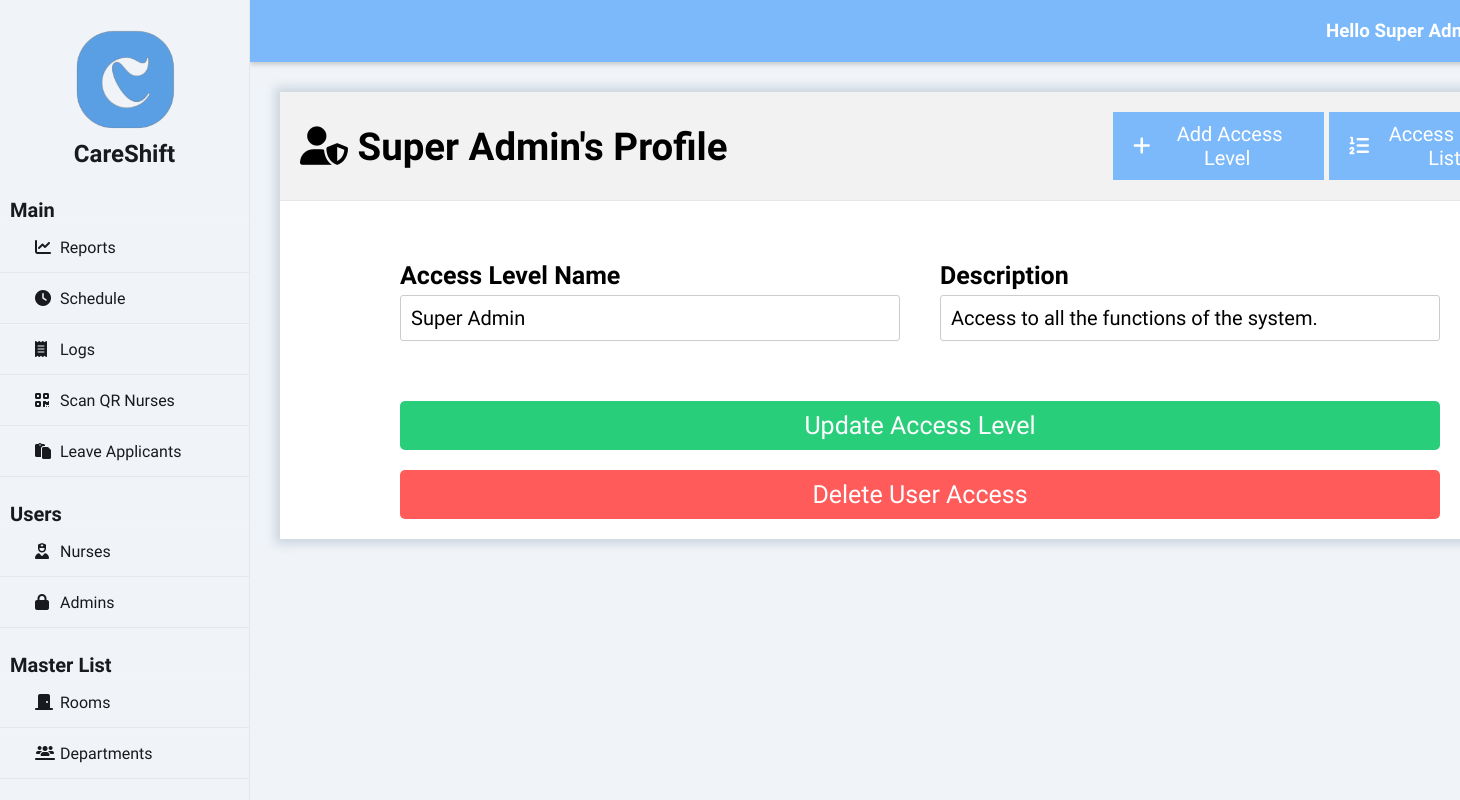
The app's page /index.php?page=useraccess&subpage=profile&id=1 (signed in) with its own data.
### tables this page shows
CREATE TABLE `useraccess` (
  `useraccess_id` int(50) NOT NULL auto_increment,
  `useraccess_name` varchar(50) NOT NULL,
  `useraccess_desc` varchar(255) NOT NULL,
  PRIMARY KEY  (`useraccess_id`)
);

### class/class.admin.php (called while the page is built, shortened)
<?php
class Admin{
	private $DB_SERVER='localhost';
	private $DB_USERNAME='root';
	private $DB_PASSWORD='';
	private $DB_DATABASE='db_careshift';
	private $conn;
	public function __construct(){
		$this->conn = new PDO("mysql:host=".$this->DB_SERVER.";dbname=".$this->DB_DATABASE,$this->DB_USERNAME,$this->DB_PASSWORD);
	}
	function get_id_by_username($username){
		$sql="SELECT adm_id FROM admin WHERE adm_username = :username";
		$q = $this->conn->prepare($sql);
		$q->execute(['username' => $username]);
		$id = $q->fetchColumn();
		return $id;
	}
	function get_fname($id){
		$sql="SELECT adm_fname FROM admin WHERE adm_id = :id";
		$q = $this->conn->prepare($sql);
		$q->execute(['id' => $id]);
		$fname = $q->fetchColumn();
		return $fname;
	}
	function get_lname($id){
		$sql="SELECT adm_lname FROM admin WHERE adm_id = :id";
		$q = $this->conn->prepare($sql);
		$q->execute(['id' => $id]);
		$lname = $q->fetchColumn();
		return $lname;
	}
	function get_access_id($id){
		$sql="SELECT useraccess_id FROM admin WHERE adm_id = :id";
		$q = $this->conn->prepare($sql);
		$q->execute(['id' => $id]);
		$useraccess_id = $q->fetchColumn();
		return $useraccess_id;
	}
}
?>

### class/class.useraccess.php (called while the page is built, shortened)
<?php
class UserAccess{
	private $DB_SERVER='localhost';
	private $DB_USERNAME='root';
	private $DB_PASSWORD='';
	private $DB_DATABASE='db_careshift';
	private $conn;
	public function __construct(){
		$this->conn = new PDO("mysql:host=".$this->DB_SERVER.";dbname=".$this->DB_DATABASE,$this->DB_USERNAME,$this->DB_PASSWORD);
	}
	function get_useraccess_name($id){
		$sql="SELECT useraccess_name FROM useraccess WHERE useraccess_id = :id";
		$q = $this->conn->prepare($sql);
		$q->execute(['id' => $id]);
		$useraccess_name = $q->fetchColumn();
		return $useraccess_name;
	}
	function get_useraccess_desc($id){
		$sql="SELECT useraccess_desc FROM useraccess WHERE useraccess_id = :id";
		$q = $this->conn->prepare($sql);
		$q->execute(['id' => $id]);
		$useraccess_desc = $q->fetchColumn();
		return $useraccess_desc;
	}
}
?>

### index.php (the view, shortened to what this page needs)
<?php
include_once 'class/class.admin.php';
include_once 'class/class.useraccess.php';
$page = (isset($_GET['page']) && $_GET['page'] != '') ? $_GET['page'] : 'reports';
$admin = new Admin();
$useraccess = new UserAccess();
$admin_id = $admin->get_id_by_username($_SESSION['adm_username']);
$useraccess_id = $admin->get_access_id($admin_id);
?>
<!DOCTYPE html>
<html>
<head>
    <link rel="stylesheet" href="css/styles.css">
    <link rel="stylesheet" href="https://cdnjs.cloudflare.com/ajax/libs/fullcalendar/3.4.0/fullcalendar.css" />
</head>
<body>
    <div class="wrapper">
        <div class="sidebar">
            <img src="img/logo.png" alt="Logo Image" class="logo_image">
            <h2>CareShift</h2>
            <ul>
                <h3>Main</h3>
                <li><a href="index.php?page=reports" class="<?= $page == 'reports' ? 'active' : '' ?>"><i class="fas fa-solid fa-chart-line"></i>Reports</a></li>
                <li><a href="index.php?page=schedule" class="<?= $page == 'schedule' ? 'active' : '' ?>"><i class="fas fa-solid fa-clock"></i>Schedule</a></li>
                <?php if ($useraccess_id != 2 && $useraccess_id != 3): ?>
                <li><a href="index.php?page=logs" class="<?= $page == 'logs' ? 'active' : '' ?>"><i class="fas fa-solid fa-receipt"></i>Logs</a></li>
                <?php endif; ?>
                <li><a href="index.php?page=scan" class="<?= $page == 'scan' ? 'active' : '' ?>"><i class="fas fa-solid fa-qrcode"></i>Scan QR Nurses</a></li>
                <li><a href="index.php?page=leave" class="<?= $page == 'leave' ? 'active' : '' ?>"><i class="fas fa-regular fa-paste"></i>Leave Applicants</a></li>
                <h3>Users</h3>
                <li><a href="index.php?page=nurses" class="<?= $page == 'nurses' ? 'active' : '' ?>"><i class="fas fa-solid fa-user-nurse"></i>Nurses</a></li>
                <?php if ($useraccess_id != 2 && $useraccess_id != 3): ?>
                <li><a href="index.php?page=admins" class="<?= $page == 'admins' ? 'active' : '' ?>"><i class="fas fa-lock" aria-hidden="true"></i></i>Admins</a></li>
                <?php endif; ?>
                <h3>Master List</h3>
                <li><a href="index.php?page=rooms" class="<?= $page == 'rooms' ? 'active' : '' ?>"><i class="fas fa-solid fa-door-closed"></i>Rooms</a></li>
                <li><a href="index.php?page=departments" class="<?= $page == 'departments' ? 'active' : '' ?>"><i class="fas fa-solid fa-users-line"></i>Departments</a></li>
            </ul>
        </div>
        <div class="body">
            <div class="header">
                <h3>Hello <?php echo $admin->get_fname($admin_id).' '.$admin->get_lname($admin_id);?>!</h3>
            </div>
            <div class="main_content">
                <?php
                    switch($page){
                    case 'useraccess':
                        require_once 'useraccess-module/index.php';
                    break;
                    }
                ?>
            </div>
        </div>
    </div>
</body>
</html>

### useraccess-module/profile.php (shortened to what this page needs)
<div class="heading">
    <h1><i class="fas fa-solid fa-user-shield"></i>&nbsp<?php echo $useraccess->get_useraccess_name($id).'\'s ';?>Profile</h1>
    <a href="index.php?page=useraccess&subpage=add" class="right_button"><i class="fa fa-plus"></i>&nbspAdd Access Level</a>
    <a href="index.php?page=useraccess" class="right_button"><i class="fa fa-list-ol" aria-hidden="true"></i>&nbspAccess Level List</a>
</div>
<div class="add_form_wrapper">
<form class="add_form" action="processes/process.useraccess.php?action=update" method="POST">
    <div class="form_wrapper">
        <div class="add_form_left">
            <label for="useraccess_name">Access Level Name</label>
            <input type="text" id="useraccess_name" name="useraccess_name" value="<?php echo $useraccess->get_useraccess_name($id);?>" required>
        </div>
        <div class="add_form-right">
            <label for="useraccess_desc">Description</label>
            <input type="text" id="useraccess_desc" name="useraccess_desc" value="<?php echo $useraccess->get_useraccess_desc($id);?>" required>
        </div>
    </div>
    <button type="submit" class="submit-btn">Update Access Level</button>
</form>
<form action="processes/process.useraccess.php?action=delete" method="POST">
    <button type="submit" class="delete-btn">Delete User Access</button>
</form>
</div>

### css/styles.css (style rules this page uses)
* { margin: 0; padding: 0; box-sizing: border-box; list-style: none; text-decoration: none; font-family: "Afacad Flux", sans-serif; }
body { background: #F0F4F8; }
.wrapper { display: flex; position: relative; }
.wrapper .sidebar { position: fixed; width: 250px; height: 100%; background: #F0F4F8; padding: 30px 0; z-index: 999; border-right: 1px solid rgba(0, 0, 0, 0.05); }
.wrapper .sidebar img { width: 100px; height: 100px; display: block; margin: 0 auto; }
.wrapper .sidebar h2 { color: #181a1d; text-align: center; margin-top: 10px; margin-bottom: 30px; }
.wrapper .sidebar h3 { color: #181a1d; font-size: 20px; margin-top: 25px; margin-left: 10px; }
.wrapper .sidebar ul li { border-bottom: 1px solid rgba(0, 0, 0, 0.05); border-top: 1px solid rgba(255, 255, 255, 0.05); transition: 0.3s; }
.wrapper .sidebar ul li a { color: #181a1d; display: block; padding: 15px 15px 15px 35px; transition: 0.3s; }
.wrapper .sidebar ul li a .fas { width: 25px; transition: 0.1s; }
.wrapper .body { width: 100%; margin-left: 250px; }
.wrapper .body .header { padding: 20px; background: #7BB9FA; display: flex; justify-content: flex-end; gap: 20px; align-items: center; position: sticky; top: 0; z-index: 100; box-shadow: 0 2px 5px rgba(0, 0, 0, 0.2); }
.wrapper .body .header h3 { margin: 0; color: white; }
.wrapper .body .main_content { padding: 0px 30px 0px 30px; }
.wrapper .body .main_content h1 { font-size: 2.4rem; width: 80%; }
.wrapper .body .main_content .content_wrapper .heading { display: flex; justify-content: space-between; align-items: center; background-color: #f2f2f2; padding: 20px; border-bottom: 1px solid rgba(0, 0, 0, 0.05); }
.heading .right_button { padding: 10px 20px; width: 250px; background-color: #7BB9FA; color: white; border: none; cursor: pointer; font-size: 20px; margin-left: 5px; display: flex; justify-content: center; align-items: center; text-align: center; }
.add_form_wrapper { margin: 40px 100px 40px 100px; padding: 20px; }
.add_form { display: flex; justify-content: space-between; flex-wrap: wrap; gap: 40px; margin-bottom: 20px; }
.form_wrapper { display: flex; justify-content: space-between; gap: 40px; width: 100%; }
.add_form_left, .add_form-right { width: 500px; display: flex; flex-direction: column; flex: 1; }
label { margin-bottom: 5px; font-weight: bold; font-size: 25px; }
.add_form input[type="text"], .add_form input[type="number"], .add_form input[type="email"], .add_form input[type="tel"], .add_form input[type="date"], .add_form input[type="time"], .add_form select { width: 100%; padding: 10px; margin-bottom: 15px; border: 1px solid #ccc; border-radius: 3px; font-size: 20px; }
.submit-btn { padding: 10px 20px; background-color: #29ce7a; color: white; border: none; border-radius: 5px; font-size: 25px; cursor: pointer; display: block; width: 100%; text-align: center; }
.delete-btn { padding: 10px 20px; background-color: #ff5b5a; color: white; border: none; border-radius: 5px; font-size: 25px; cursor: pointer; display: block; width: 100%; text-align: center; }

### records on screen
useraccess: useraccess_name "Super Admin", useraccess_desc "Access to all the functions of the system."

### other values on screen
$admin->get_fname($admin_id) "Super"
